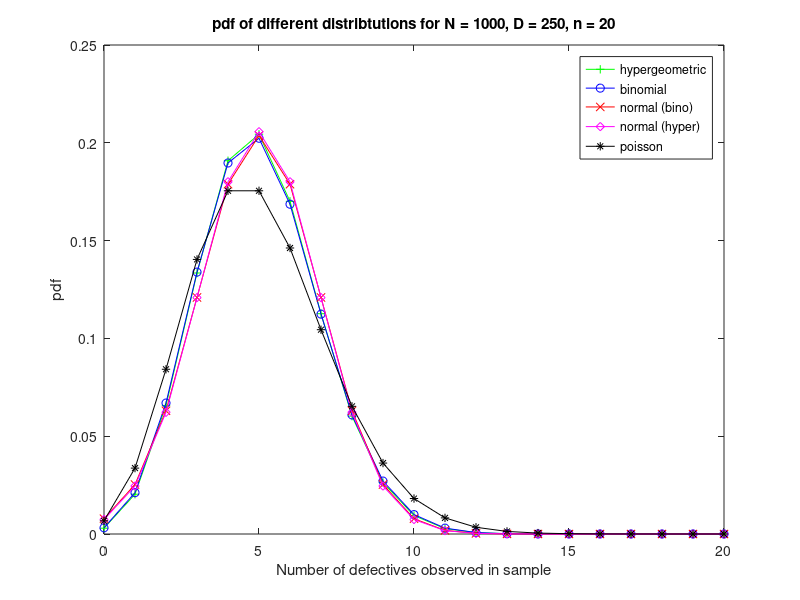
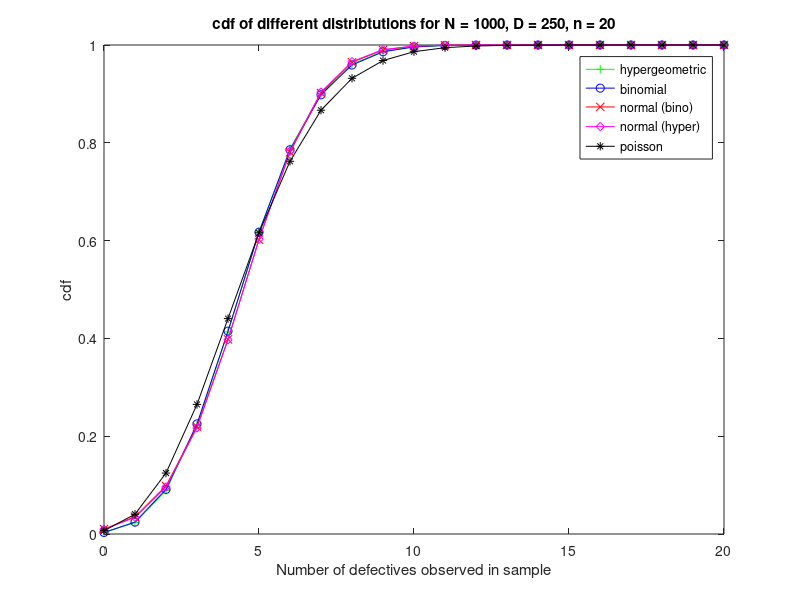

These charts were generated, in order, by the following MATLAB code:
%------------------------------------------------------------------------------
% Filename: approx_comparison.m
% 
% To determine probability distributions of various approximations to
% hypergeometric distribution.
%		
% This code takes population size, number of defectives and sample size to
% generate sampling distributions. The hypergeometric distribution (exact) is
% compared with various approximations: binomial, normal approx and Poisson.
%
% Reference: http://naumaan.com/files/HypGeo-CI-Naumaan_Nayyar.pdf
% 
% Author: Naumaan Nayyar
%
% Date: August 8, 2015
%------------------------------------------------------------------------------

close all
clear all
clc

N = 1000; %population size
D = 250; %defectives in population
n = 20; %sample size

p = D/N; %proportion of defectives in population
x = 0:n; %defectives in sample

zhype = hygepdf(x,N,D,n);
zbino = binopdf(x,n,p);
znorm = normcdf(x+0.5,n*p,sqrt(n*p*(1-p)))-normcdf(x-0.5,n*p,sqrt(n*p*(1-p)));
znorm2 = normcdf(x+0.5,n*p,sqrt(n*p*(1-p)*(N-n)/(N-1)))-normcdf(x-0.5,n*p,sqrt(n*p*(1-p)*(N-n)/(N-1)));
zpois = poisspdf(x,n*p);

yhype = hygecdf(x,N,D,n);
ybino = binocdf(x,n,p);
ynorm = normcdf(x+0.5,n*p,sqrt(n*p*(1-p)));
ynorm2 = normcdf(x+0.5,n*p,sqrt(n*p*(1-p)*(N-n)/(N-1)));
ypois = poisscdf(x,n*p);

errbino = [norm(yhype-ybino,2) norm(zhype-zbino,2)]
errnorm = [norm(yhype-ynorm,2) norm(zhype-znorm,2)]
errnorm2 = [norm(yhype-ynorm2,2) norm(zhype-znorm2,2)]
errpois = [norm(yhype-ypois,2) norm(zhype-zpois,2)]

plot(x,zhype,'-+g');
hold on
plot(x,zbino,'-ob');
plot(x,znorm,'-xr');
plot(x,znorm2,'-dm');
plot(x,zpois,'-*k');
xlabel('Number of defectives observed in sample');
ylabel('pdf')
str = sprintf('pdf of different distribtutions for N = %d, D = %d, n = %d',N,D,n);
title(str);
legend('hypergeometric','binomial','normal (bino)','normal (hyper)','poisson');
hold off

figure,plot(x,yhype,'-+g');
hold on
plot(x,ybino,'-ob');
plot(x,ynorm,'-xr');
plot(x,ynorm2,'-dm');
plot(x,ypois,'-*k');
xlabel('Number of defectives observed in sample');
ylabel('cdf')
str = sprintf('cdf of different distribtutions for N = %d, D = %d, n = %d',N,D,n);
title(str);
legend('hypergeometric','binomial','normal (bino)','normal (hyper)','poisson');
hold off